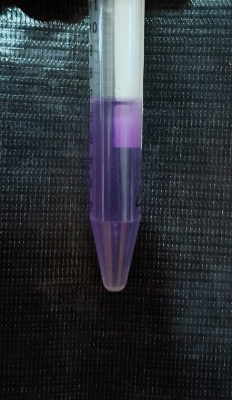
#> input picture sensors/protien.png, 232 x 400 px, found by its file name
$ python protientest.py
#> lines starting #> are read from the running program, lines starting #| are printed output that depends on the picture; after the words box and inside, x2 and y2 are one past the last pixel; in counts of white or black regions, pixels touching at a corner belong together
import cv2
import numpy as np

# Example calibration data
# Known purple intensity values and corresponding protein concentrations
intensity_data = np.array([50, 100, 150, 200, 250])  # Example intensity values
concentration_data = np.array([0.1, 0.2, 0.3, 0.4, 0.5])  # Corresponding concentrations in mg/mL

# Calculate the slope and intercept for the linear relationship
slope, intercept = np.polyfit(intensity_data, concentration_data, 1)

def detect_protein_concentration(image_path):
    # Load the image
    image = cv2.imread(image_path)
#> image is the input picture: shape (400, 232, 3); mean B, G, R 55, 49.3, 44.6
    if image is None:
        print("Image not found.")
        return None

    # Convert the image to HSV color space
    hsv_image = cv2.cvtColor(image, cv2.COLOR_BGR2HSV)
#> hsv_image: shape (400, 232, 3); mean H, S, V 81.1, 63, 56

    # Define HSV range for purple color (positive biuret test)
    lower_purple = np.array([125, 50, 50])  # Lower bound of purple hue
    upper_purple = np.array([165, 255, 255])  # Upper bound of purple hue

    # Create a mask for purple regions
    mask = cv2.inRange(hsv_image, lower_purple, upper_purple)
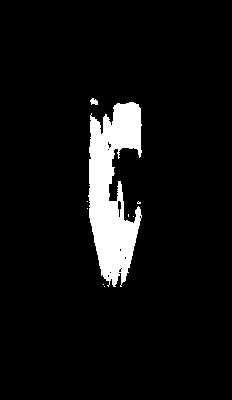
#> mask: shape (400, 232); 6.7% white; 9 white regions (7 under 20 px), largest, box (x1, y1, x2, y2) and area: (88, 102, 142, 287) 6174, (90, 98, 98, 105) 39

    # Calculate the mean purple intensity in the detected region
    purple_pixels = cv2.mean(hsv_image, mask=mask)[0]  # Mean hue value for purple region
#> purple_pixels = 132

    # Estimate concentration using the slope and intercept
    estimated_concentration = slope * purple_pixels + intercept
#> estimated_concentration = 0.264

    # Calculate the percentage of purple pixels in the image
    purple_ratio = cv2.countNonZero(mask) / (image.shape[0] * image.shape[1]) * 100  # Convert to percentage
#> purple_ratio = 6.71

    # Display results based on purple ratio
    if purple_ratio > 5:  # Adjust threshold as necessary
        print(f"Protein detected (positive biuret test): {purple_ratio:.2f}% of image area.")
#| Protein detected (positive biuret test): 6.71% of image area.
    else:
        print(f"No significant protein detected (negative biuret test): {purple_ratio:.2f}% of image area.")

    print(f"Estimated protein concentration: {estimated_concentration:.2f} mg/mL")
#| Estimated protein concentration: 0.26 mg/mL

    # Create a grayscale mask for visualization
    mask_grayscale = cv2.cvtColor(mask, cv2.COLOR_GRAY2BGR)  # Convert single channel to BGR for display

    # Display original image and the grayscale mask side by side
    combined_display = np.hstack((image, mask_grayscale))  # Combine images horizontally
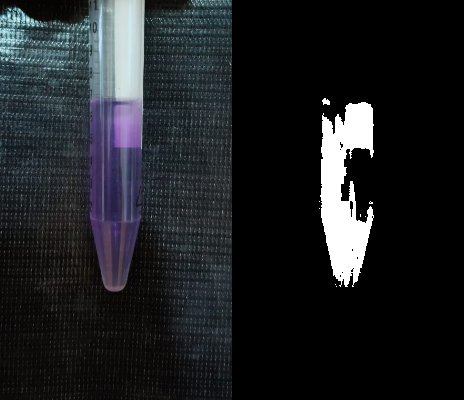
#> combined_display: shape (400, 464, 3); mean B, G, R 36.1, 33.2, 30.9

    # Show the frames
    cv2.imshow("Original and Detected Protein Regions", combined_display)

    # Wait for a key press and close the windows
    cv2.waitKey(0)
    cv2.destroyAllWindows()

    return estimated_concentration

# Test the function
image_path = '/home/nikhil/USWV/USV/sensors/protien.png'
detect_protein_concentration(image_path)
